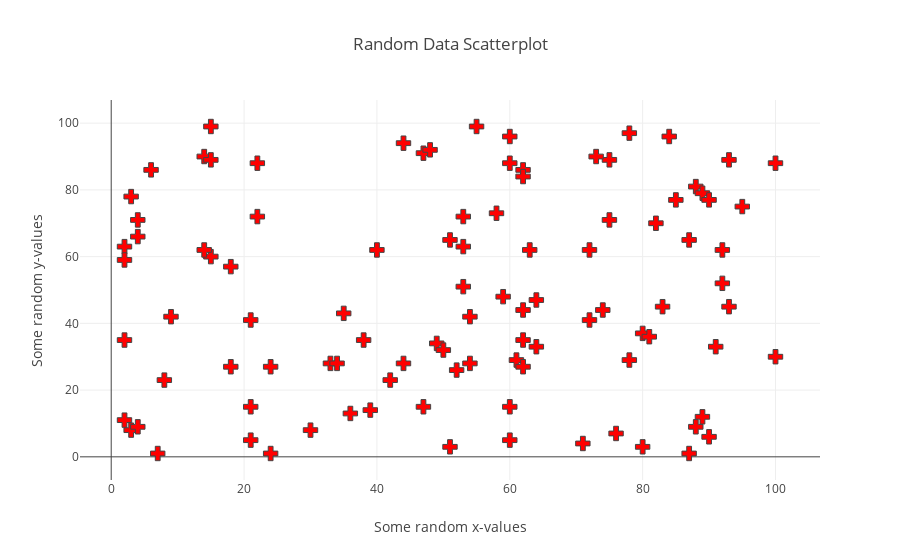

The cell this chart's notebook holds for it:
### Markdown cell above
## Labels ändern

### Code cell
np.random.seed(42)
random_x = np.random.randint(1,101,100)
random_y = np.random.randint(1,101,100)

data = [go.Scatter(
    x = random_x,
    y = random_y,
    mode = 'markers',
    marker = dict(      # change the marker style
        size = 12,
        color = 'red',
        symbol = 'cross',
        line = dict(
            width = 1,
        )
    )
)]
layout = go.Layout(
    title = 'Random Data Scatterplot', # Graph title
    xaxis = dict(title = 'Some random x-values'), # x-axis label
    yaxis = dict(title = 'Some random y-values'), # y-axis label
    hovermode ='closest' # handles multiple points landing on the same vertical
)
fig = go.Figure(data=data, layout=layout)
pyo.iplot(fig, filename='scatter3.html')

### Figure 1 — Plotly figure (JSON) as saved in the notebook; plotly's stock layout.template omitted (floating-point values rounded to 4 significant figures)
{"data": [{"marker": {"color": "red", "line": {"width": 1}, "size": 12, "symbol": "cross"}, "mode": "markers", "type": "scatter", "x": [52, 93, 15, 72, 61, 21, 83, 87, 75, 75, 88, 100, 24, 3, 22, 53, 2, 88, 30, 38, 2, 64, 60, 21, 33, 76, 58, 22, 89, 49, 91, 59, 42, 92, 60, 80, 15, 62, 62, 47, 62, 51, 55, 64, 3, 51, 7, 21, 73, 39, 18, 4, 89, 60, 14, 9, 90, 53, 2, 84, 92, 60, 71, 44, 8, 47, 35, 78, 81, 36, 50, 4, 2, 6, 54, 4, 54, 93, 63, 18, 90, 44, 34, 74, 62, 100, 14, 95, 48, 15, 72, 78, 87, 62, 40, 85, 80, 82, 53, 24], "y": [26, 89, 60, 41, 29, 15, 45, 65, 89, 71, 9, 88, 1, 8, 88, 63, 11, 81, 8, 35, 35, 33, 5, 41, 28, 7, 73, 72, 12, 34, 33, 48, 23, 62, 88, 37, 99, 44, 86, 91, 35, 65, 99, 47, 78, 3, 1, 5, 90, 14, 27, 9, 79, 15, 90, 42, 77, 51, 63, 96, 52, 96, 4, 94, 23, 15, 43, 29, 36, 13, 32, 71, 59, 86, 28, 66, 42, 45, 62, 57, 6, 28, 28, 44, 84, 30, 62, 75, 92, 89, 62, 97, 1, 27, 62, 77, 3, 70, 72, 27]}], "layout": {"hovermode": "closest", "title": "Random Data Scatterplot", "xaxis": {"title": "Some random x-values"}, "yaxis": {"title": "Some random y-values"}}}
